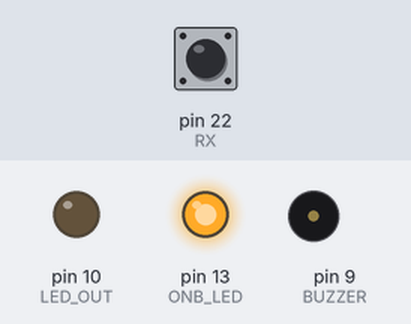
A sketch run on a simulated Arduino Mega 2560, built with avr-gcc and run on an emulated ATmega2560. Shown: output pins drawn as LEDs (lit = HIGH), buzzer (waves = sounding). Inputs (shaded band) come from the test bench; at power-on: pin 22 (RX) HIGH. What the sketch prints to the serial monitor is not drawn.

Above: at 0.1 s.
At 5.15 s:
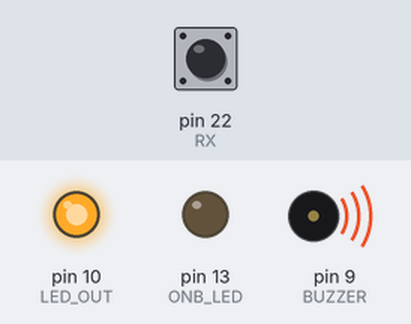
Timing chart, 0 to 6.7 s (numbered marks = the images above):
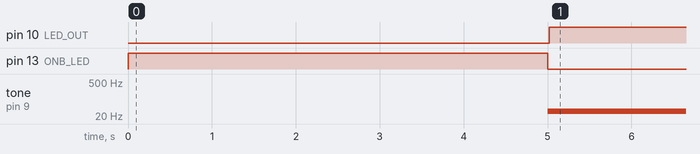

The sketch:

piezzo.ino
```cpp
#include <CapacitiveSensor.h>
#include "pitches.h"
#include "math.h"

#define FLOAT_MAX (pow(2, (sizeof(float) * 8)))
#define BUZZER  9
#define LED_OUT 10
#define ONB_LED 13
#define TX      21
#define RX      22

static byte map_buzzer, map_led;
static float val, max_val, min_val = FLOAT_MAX;
CapacitiveSensor sensor = CapacitiveSensor(TX, RX);

void setup()
{
  Serial.begin(9600);

  pinMode(BUZZER, OUTPUT);
  pinMode(LED_OUT, OUTPUT);
  pinMode(ONB_LED, OUTPUT);
  pinMode(TX, OUTPUT);
  pinMode(RX, INPUT);

  // Get min and max readings
  digitalWrite(ONB_LED, HIGH);
  while (millis() < 5000)
  {
    val = sensor.capacitiveSensor(30);
    if (val < min_val)
      min_val = val;
    if (val > max_val)
      max_val = val;
  }
  digitalWrite(ONB_LED, LOW);

  // Make sure they are within proper bounds
  if (min_val < 0)
    min_val = 0;
  if (max_val > FLOAT_MAX)
    max_val = FLOAT_MAX;
}

void loop()
{
  // Get capacitance from tinfoil
  val = sensor.capacitiveSensor(30); // Avg. of 30 values

  // Buzzer
  noTone(BUZZER);
  // Map min and max to 8-bit range
  map_buzzer = (byte)map(val, min_val, max_val, NOTE_C1, NOTE_C8);
  tone(BUZZER, map_buzzer);

  // LED
  analogWrite(LED_OUT, map_led);
  map_led = (byte)map(val, min_val, max_val, 0, 255);
  Serial.println("Mapped value = " + String(map_led));

  delay(10);
}
```

pitches.h
```cpp
/*************************************************
   Public Constants
 *************************************************/

#define NOTE_B0  31
#define NOTE_C1  33
#define NOTE_CS1 35
#define NOTE_D1  37
#define NOTE_DS1 39
#define NOTE_E1  41
#define NOTE_F1  44
#define NOTE_FS1 46
#define NOTE_G1  49
#define NOTE_GS1 52
#define NOTE_A1  55
#define NOTE_AS1 58
#define NOTE_B1  62
#define NOTE_C2  65
#define NOTE_CS2 69
#define NOTE_D2  73
#define NOTE_DS2 78
#define NOTE_E2  82
#define NOTE_F2  87
#define NOTE_FS2 93
#define NOTE_G2  98
#define NOTE_GS2 104
#define NOTE_A2  110
#define NOTE_AS2 117
#define NOTE_B2  123
#define NOTE_C3  131
#define NOTE_CS3 139
#define NOTE_D3  147
#define NOTE_DS3 156
#define NOTE_E3  165
#define NOTE_F3  175
#define NOTE_FS3 185
#define NOTE_G3  196
#define NOTE_GS3 208
#define NOTE_A3  220
#define NOTE_AS3 233
#define NOTE_B3  247
#define NOTE_C4  262
#define NOTE_CS4 277
#define NOTE_D4  294
#define NOTE_DS4 311
#define NOTE_E4  330
#define NOTE_F4  349
#define NOTE_FS4 370
#define NOTE_G4  392
#define NOTE_GS4 415
#define NOTE_A4  440
#define NOTE_AS4 466
#define NOTE_B4  494
#define NOTE_C5  523
#define NOTE_CS5 554
#define NOTE_D5  587
#define NOTE_DS5 622
#define NOTE_E5  659
#define NOTE_F5  698
#define NOTE_FS5 740
#define NOTE_G5  784
#define NOTE_GS5 831
#define NOTE_A5  880
#define NOTE_AS5 932
#define NOTE_B5  988
#define NOTE_C6  1047
#define NOTE_CS6 1109
#define NOTE_D6  1175
#define NOTE_DS6 1245
#define NOTE_E6  1319
#define NOTE_F6  1397
#define NOTE_FS6 1480
#define NOTE_G6  1568
#define NOTE_GS6 1661
#define NOTE_A6  1760
#define NOTE_AS6 1865
#define NOTE_B6  1976
#define NOTE_C7  2093
#define NOTE_CS7 2217
#define NOTE_D7  2349
#define NOTE_DS7 2489
#define NOTE_E7  2637
#define NOTE_F7  2794
#define NOTE_FS7 2960
#define NOTE_G7  3136
#define NOTE_GS7 3322
#define NOTE_A7  3520
#define NOTE_AS7 3729
#define NOTE_B7  3951
#define NOTE_C8  4186
#define NOTE_CS8 4435
#define NOTE_D8  4699
#define NOTE_DS8 4978
```

Measured:
- by itself, pin 10 (LED_OUT): LOW → HIGH at 5.0 s
- by itself, tone on pin 9 (BUZZER): silent → 32 Hz at 5.0 s
